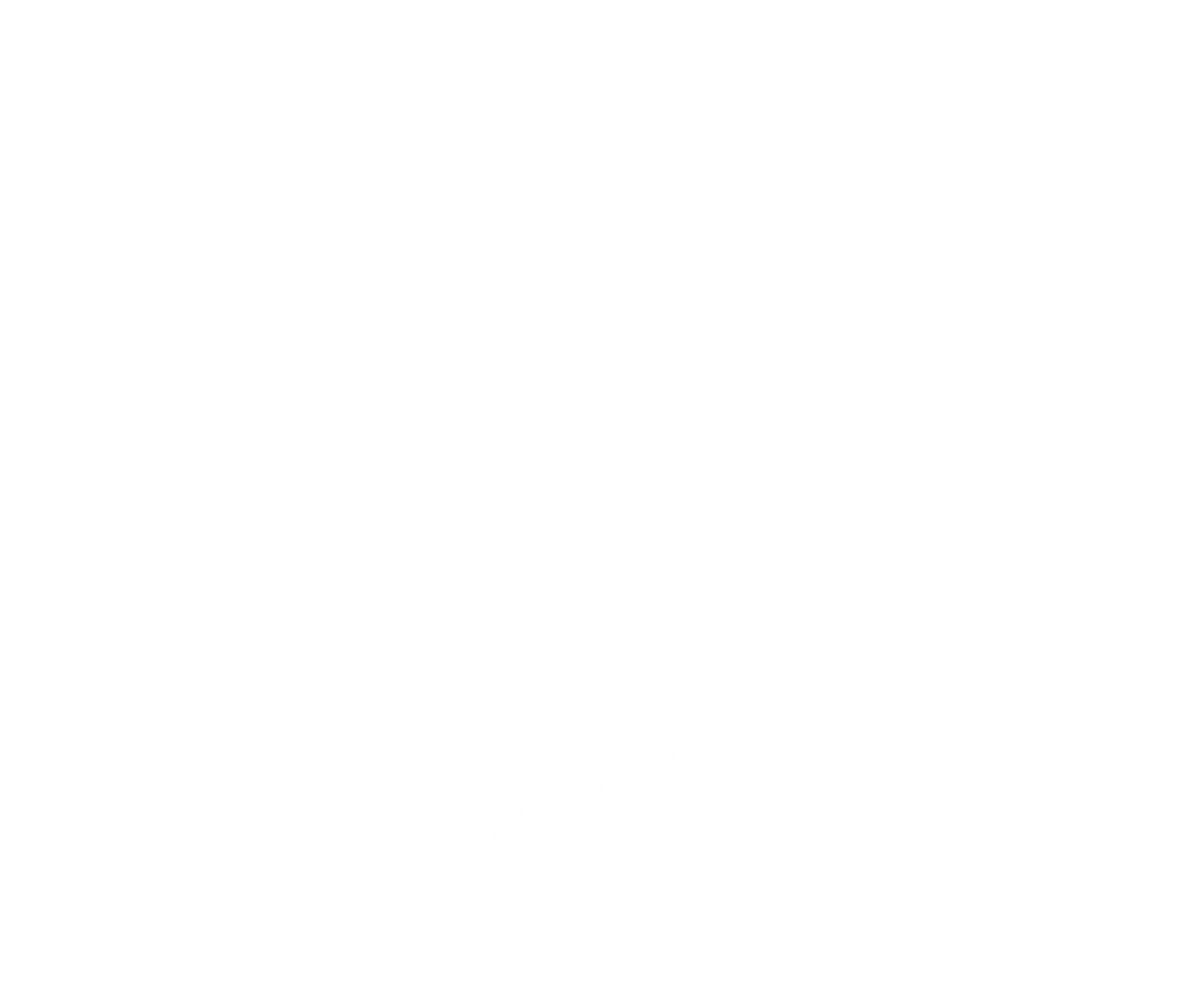
Frame 1 (no input)
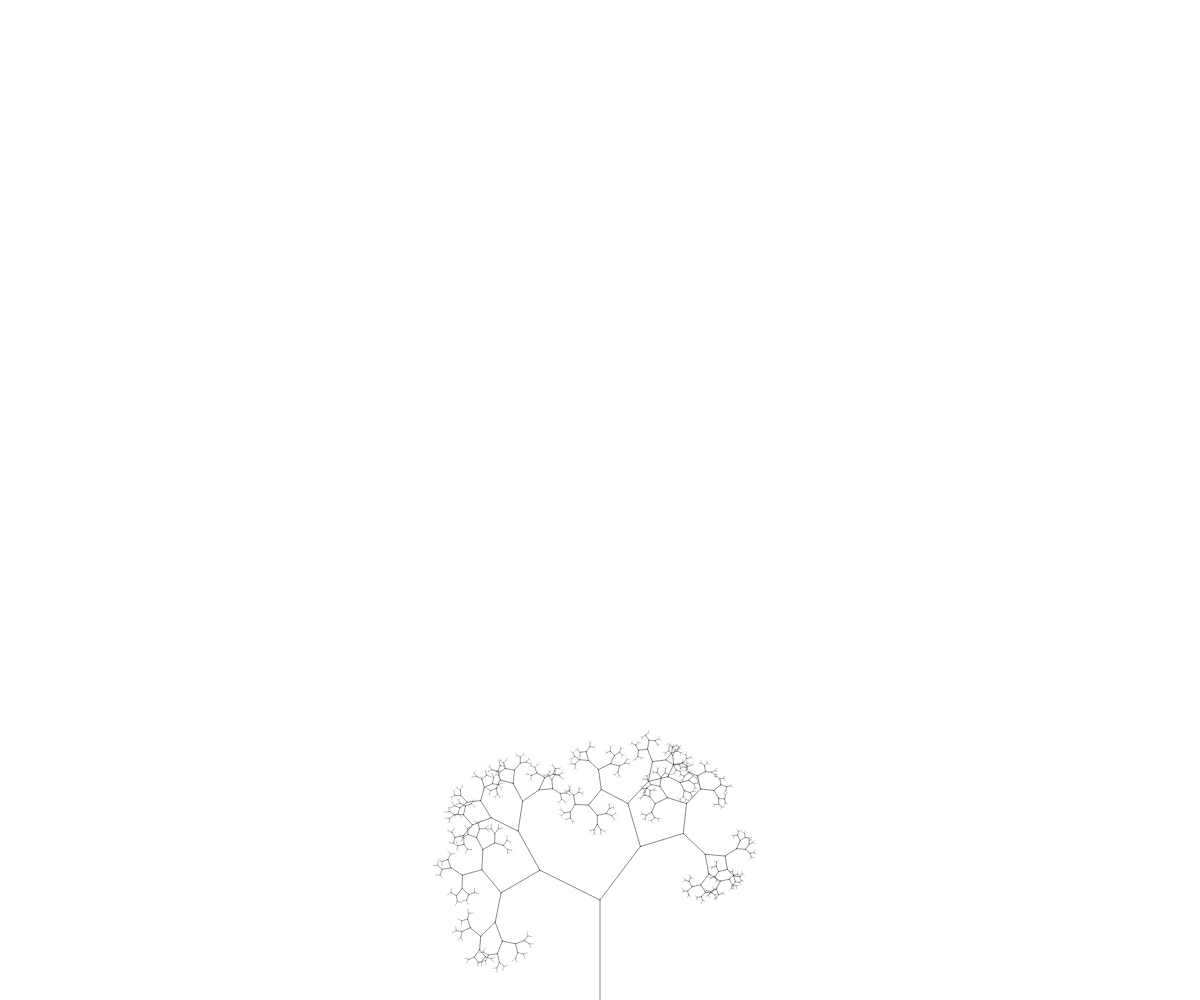
Frame 60 (no input)
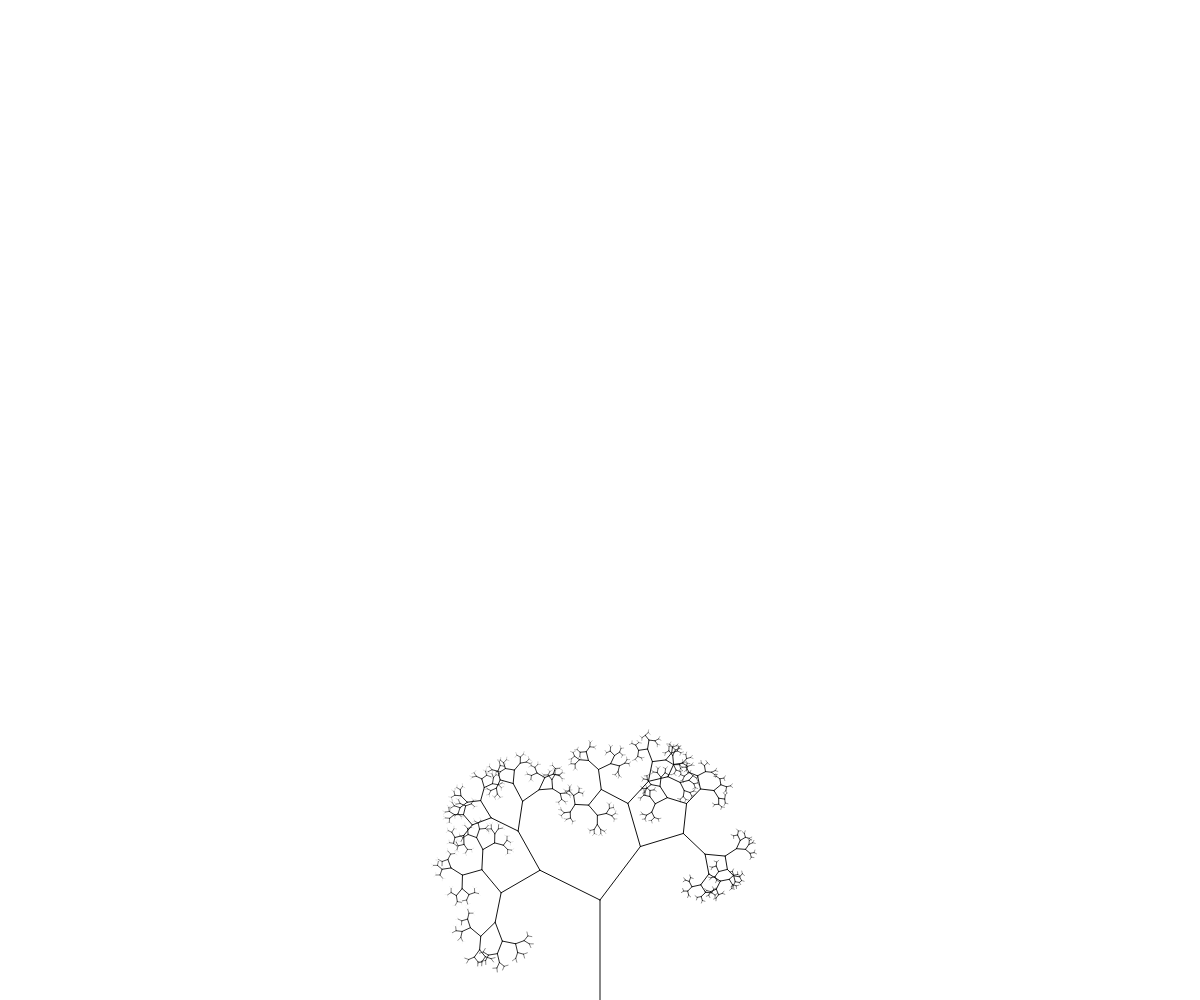
Frame 120 (the mouse pressed at the canvas centre since frame 60)

The p5.js sketch that drew these frames (run headless with seeded random() and noise() and a simulated clock; from frame 60 on, the mouse is pressed at the canvas centre):

// p5.js sketch
// ── sketch.js
var tree = [];
var count = 0;

function setup() {
  let canvas = createCanvas(windowWidth, windowHeight);
  canvas.elt.style.position = "fixed";
  canvas.elt.style.top = "0";
  canvas.elt.style.left = "0";
  canvas.elt.style.zIndex = "-1";

  generateTree();
}

function generateTree() {
  if (tree.length != 0) {
    tree = [];
    count = 0;
  }

  tree[0] = new Branch(width / 2, height, width / 2, height - 100);

  for (var i = 0; i < 500; i++) {
    var { startPoint, endA, endB } = tree[i].generateBranches();
    tree.push(new Branch(startPoint.x, startPoint.y, endA.x, endA.y));
    tree.push(new Branch(startPoint.x, startPoint.y, endB.x, endB.y));
  }
}

function draw() {
  background(255);
  count++;

  for (var i = 0; i < tree.length; i++) {
    tree[i].displayBranch(count * 0.002 * (tree.length - i + 1));
  }

  if (count > 250) {
    generateTree();
  }
}

// ── agsLine.js
function agsLine(x1, y1, x2, y2, clrProg = 255, segNum = 100) {
  var xInterval = (x2 - x1) / segNum;
  var yInterval = (y2 - y1) / segNum;

  for (var i = 0; i < segNum; i++) {
    stroke(0, clrProg + (i / segNum) * 255);
    line(
      x1 + xInterval * i,
      y1 + yInterval * i,
      x1 + xInterval * (i + 1),
      y1 + yInterval * (i + 1),
    );
  }
}

// ── branch.js
class Branch {
  constructor(x1, y1, x2, y2) {
    this.pointA = createVector(x1, y1);
    this.pointB = createVector(x2, y2);
  }

  generateBranches() {
    var endA = this.branchGenerator(PI / this.randNumbers());
    var endB = this.branchGenerator(-(PI / this.randNumbers()));
    return {
      startPoint: this.pointB,
      endA,
      endB,
    };
  }

  randNumbers() {
    return map(random(1000), 0, 1000, 2, 6);
  }

  branchGenerator(rot) {
    var dir = p5.Vector.sub(this.pointB, this.pointA);
    dir.rotate(rot);
    dir.mult(0.67);
    return p5.Vector.add(this.pointB, dir);
  }

  displayBranch(darkness) {
    strokeWeight(1);
    stroke(0, darkness);
    line(this.pointA.x, this.pointA.y, this.pointB.x, this.pointB.y);
  }
}
